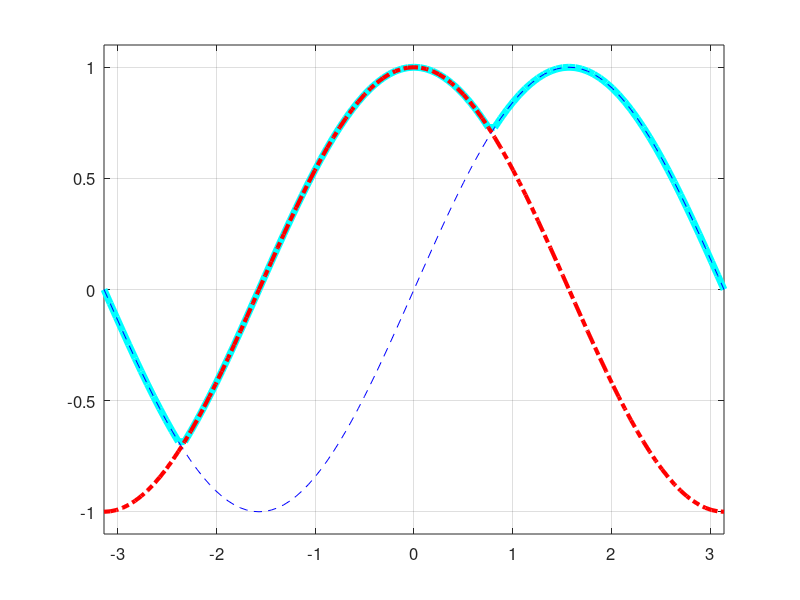
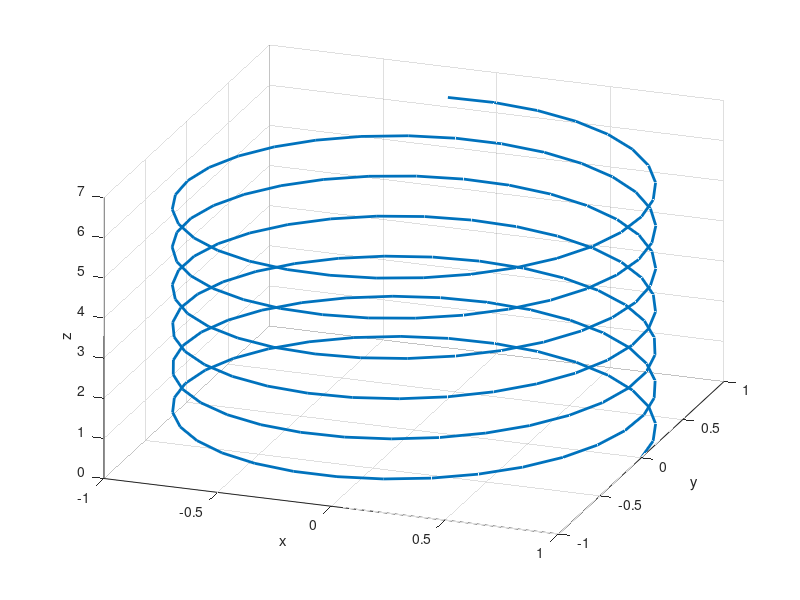
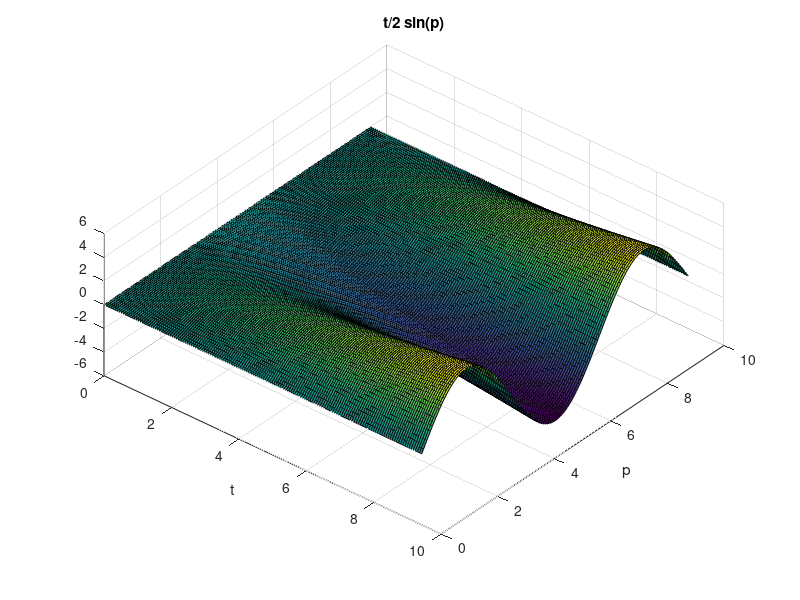

These figures' MATLAB source, in order: (Note: this script raises an error after producing the figures.)
%% 1
x = -pi:0.02*pi:pi;
plot(x, max(sin(x), cos(x)), 'c', 'LineWidth', 5); hold on
plot(x, sin(x), '--b', x, cos(x), '-.r', 'LineWidth', 3); grid
axis([-pi, pi, -1.1, 1.1]), set(gca, 'FontSize', 12);shg

%% 2
a=1;b=.1;
t = 0:0.01:8*pi;
x = a*exp(b*t).*cos(t);
y = a*exp(b*t).*sin(t);
figure, plot(x,y, 'r', 'LineWidth', 2), box on
set(gca, 'FontSize', 16, 'FontWeight', 'Bold', 'XColor', [0 0 1], 'YColor', [0 0 1], 'XTick', [-5 0 5 10], 'YTick', [-10 -5 0 5])
title('\fontsize{20}\color{blue}(ae^{bt}cos(t) ae^{bt}sin(t))', 'BackgroundColor', [0.5 1 1], 'EdgeColor', 'b', 'LineWidth', 2);

%% 3
%step signal u(t) = (t>=0) ? 1 : 0;
t1 = -2; t2 = 6; tstep = 0.001;
t = t1:tstep:t2;
x = (t>=0);
plot(t,x)
xlabel('t');ylabel('u(t)'); title('Unit step signal');
axis([t1-tstep, t2+tstep, -0.1 1.1]);

x=@(t) (t>=0);
t1 = -2; t2 = 6;
t = [t1, t2];
fplot(x, t);
xlabel('t'); ylabel('u(t)');
axis([t -0.1 1.1])
title('Unit step signal');
%% 4
%pulse signal p(t) = ((t>=0) && (t<e)) ? 1/e : 0;
e = 1/100;
t1 = -1; t2 = 5; tstep = 0.005;
t = t1:tstep:t2;
x = (1/e)*((t>0)&(t<=e));
plot(t,x);
xlabel('t');ylabel('p_\epsilon(t)');
title('Pulse function \epsilon = 1/100')


e = 1/100;
x = @(t)(1/3)*((t>0)&(t<=e));
t1 = -1; t2 = 5;
t = [t1, t2];
fplot(x,t,5000);
set(gca, 'FontSize', 14);
xlabel('t'); ylabel('p_\epsilon(t)');
axis([t1 t2 -0.1 1.1/e])
title('Pulse function \epsilon = 1/100') 
shg

%% 5
%sine signal x(t) = Asin(2 pi t + phi);
A = 2; T = 1/10; phi = pi/3;
t1 = -0.1; tstep = 0.005; t2 = 0.2;
t = t1:tstep:t2;
xs = A*sin(2*pi/T*t + phi);
plot(t,xs, 'LineWidth', 2);grid;
xlabel('t');ylabel('x_s(t)');
title('x_s(t) = A sin((2 \pi /T) t + \phi)')
%% 6
A = 2; T = 1/10; phi = pi/3;
xs = @(t)(A*sin(2*pi/T*t + phi));
t1 = -0.1;t2=0.2;
t=[t1, t2];
fplot(xs, t);grid
xlabel('t');ylabel('x_s(t)');
title('x_s(t) = A sin((2 \pi /T) t + \phi)')

%% 7
%exponential signal
a = 0.2; b = -0.5;
t1 = 0; tstep = 0.5; t2 = 8;
t = t1:tstep:t2;
xe = a*exp(b*t);
plot(t, xe); grid
xlabel('t'); ylabel('x_e(t)');
title('x_e(t) = a e^{bt}')

%% 8
a = 0.2; b = -0.5;
xe = @(t)(a * exp(b*t));
t1 = 0; t2 = 8;
t = [t1, t2];
fplot(xe,t); grid
xlabel('t'); ylabel('x_e(t)');
title('x_e(t) = a e^{bt}')

%% 9 DISCRETE TIME
%unit step sequence u[n] = (n>=0) ? 1 : 0;
n1 = -5; n2 = 10;
n = n1:n2;
x = (n>=0);
stem(n,x);
xlabel('n'); ylabel('u[n]');
title('Unit step sequence')

%% b
n1 = -5; n2 = 10; n = n1:n2;
x = @(n) (n>=0);
stem(n, x(n));
xlabel('n'); ylabel('u[n]');

%% 10
%unit impulse sequence delta[n] = (n==0) ? 1:0;
n1 = -5; n2 = 10; n = n1:n2;
x = (n==0);
stem(n,x);
xlabel('n'); ylabel('\delta_n');
axis([n1 n2 -0.1 1.1]);

%% b 
n1 = -5; n2 = 10; n = n1:n2;
x = @(n)(n==0);
stem(n,x(n));
xlabel('n'); ylabel('\delta_n');

%% 11 DE FACUT DE LA DISCRETE
%sine sequence  si exponential sequence

%% bidimensional signals
t = 0:0.01*pi:2*pi;
x = cos(2*pi*t); y = sin(2*pi*t); z = t;
plot3(x,y,z, 'LineWidth', 2); grid; view(20,30)
xlabel('x'); ylabel('y'), zlabel('z')

%% 2
[t,p] = meshgrid(0:.02*pi:3*pi, 0:.02*pi:3*pi);
figure, surf(t, p, t/2.*sin(p)), xlabel('t'), ylabel('p'), title('t/2 sin(p)')
view(40,60)
%% 3
I = imread('peppers.png'); I = rgb2gray(I);
figure, imshow(I)
[x,y] = meshgrid(1:size(I,2), 1:size(I,1));
figure, surf(x,y,double(I)), shading flat, colormap gray
